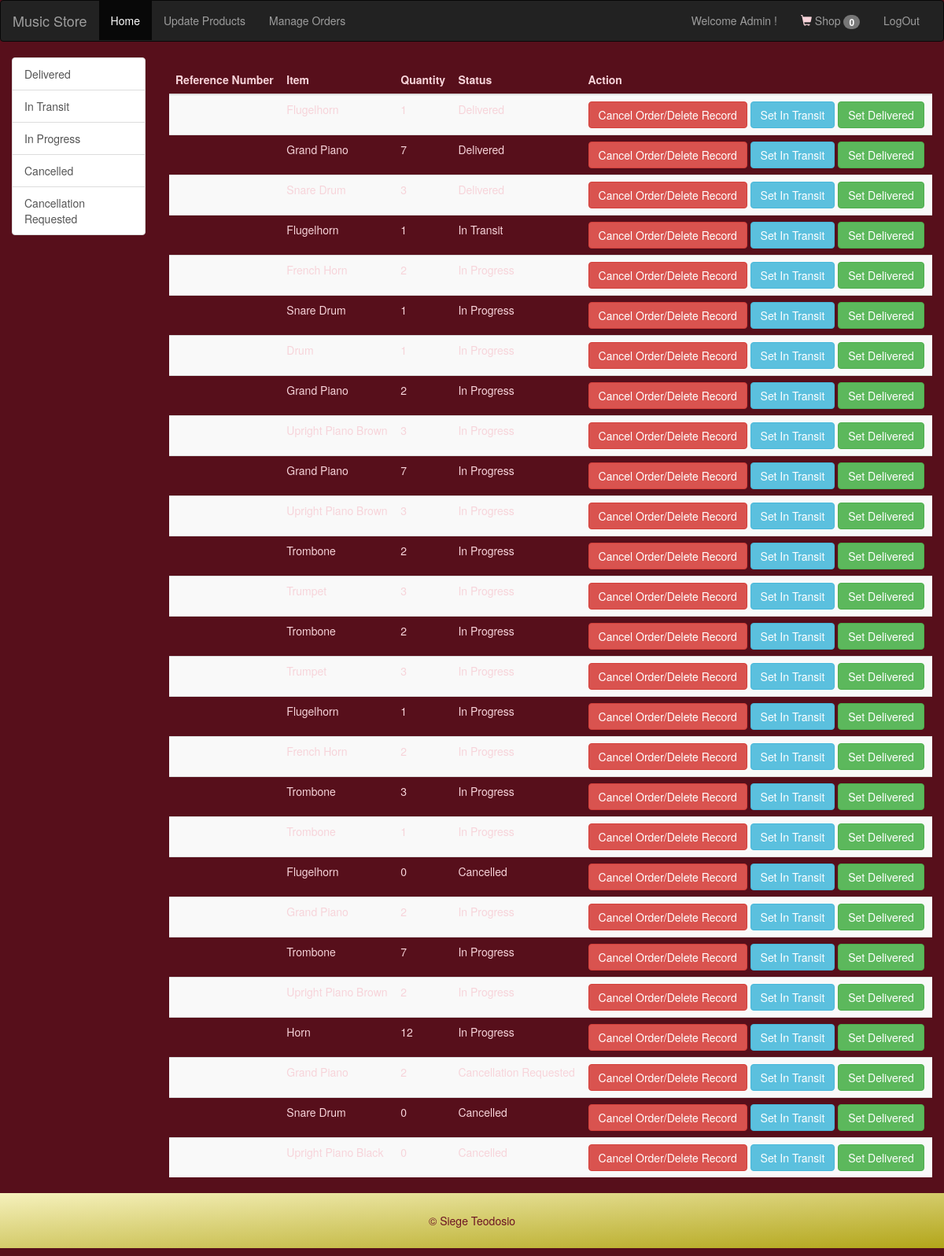
The page /mngOrder.php (signed in) on the database its author committed.
### tables this page shows
CREATE TABLE `order_items` (
  `ordItemId` int(11) NOT NULL,
  `Order_Number` int(11) DEFAULT NULL,
  `Item` int(11) DEFAULT NULL,
  `Quantity` int(11) DEFAULT NULL,
  `Status` varchar(255) DEFAULT NULL
);

CREATE TABLE `items` (
  `id` int(11) NOT NULL,
  `product_name` varchar(255) DEFAULT NULL,
  `price` int(11) DEFAULT NULL,
  `category_id` int(11) NOT NULL,
  `image` varchar(255) DEFAULT NULL,
  `product_desc` varchar(255) DEFAULT NULL
);

### mngOrder.php (the view, shortened to what this page needs)
<?php include "includes/top.php"; ?>
<?php include "includes/nav.php"; ?>
<?php
echo "<div class='container-fluid'><div class='row'><div class='col-xs-12 col-md-2'>";
include "includes/db_config.php";
$sql = "SELECT DISTINCT Status FROM Order_Items";
$result = mysqli_query($conn,$sql);
$data = "";
if (mysqli_num_rows($result) > 0) {
	while ($row = mysqli_fetch_assoc($result)) {
		$status = $row['Status'];
		$data .= "<a href='#' onclick='showStatus(\"$status\")' class='list-group-item'>$status</a>";
	}
}
echo "$data";
echo "</div>";
echo "<div class='col-xs-12 col-md-10' id='status' style='margin-top: 10px'><div class='table-responsive '><table class='table  table-striped table-compact'>
    <thead>
      <tr>
        <th>Reference Number</th>
        <th>Item</th>
        <th>Quantity</th>
        <th>Status</th>
        <th>Action</th>
      </tr>
    </thead>
    <tbody>";
$sql = "SELECT * FROM order_items LEFT JOIN items ON (order_items.Item = items.id) LEFT JOIN orders ON (order_items.Order_Number = orders.Order_Number)";
$result =  mysqli_query($conn,$sql);
if (mysqli_num_rows($result) > 0) {
	while ($row = mysqli_fetch_assoc($result)) {
		echo "<tr><td>$row[Ref_Number]</td><td>$row[product_name]</td><td>$row[Quantity]</td><td>$row[Status]</td>
		<td><a  href='action/cancelOrder.php?OrdItemId=$row[ordItemId]' class='btn btn-danger' onclick='return confirm(\"Do you want to cancel this order?\");'>Cancel Order/Delete Record</a>
		<a  href='action/tranOrder.php?OrdItemId=$row[ordItemId]' class='btn btn-info'>Set In Transit</a>
		<a  href='action/deliverOrder.php?OrdItemId=$row[ordItemId]' class='btn btn-success'>Set Delivered</a>
		</td></tr>";
	}
}
echo "</tbody></table></div></div></div></div>";
 ?>
<?php include "includes/bottom.php"; ?>

### assets/css/style.css (style rules this page uses)
* { box-sizing:border-box; padding: 0; margin: 0; color: hsl(350, 70%, 90%); }
body { background-color: hsl(350, 70%, 20%); color: hsl(350, 70%, 90%); }

### rows shown on the page
order_items: Item.product_name "Flugelhorn", Quantity "1", Status "Delivered"
order_items: Item.product_name "Grand Piano", Quantity "7", Status "Delivered"
order_items: Item.product_name "Snare Drum", Quantity "3", Status "Delivered"
order_items: Item.product_name "Flugelhorn", Quantity "1", Status "In Transit"
order_items: Item.product_name "French Horn", Quantity "2", Status "In Progress"
order_items: Item.product_name "Snare Drum", Quantity "1", Status "In Progress"
order_items: Item.product_name "Drum", Quantity "1", Status "In Progress"
order_items: Item.product_name "Grand Piano", Quantity "2", Status "In Progress"
order_items: Item.product_name "Upright Piano Brown", Quantity "3", Status "In Progress"
order_items: Item.product_name "Grand Piano", Quantity "7", Status "In Progress"
order_items: Item.product_name "Upright Piano Brown", Quantity "3", Status "In Progress"
order_items: Item.product_name "Trombone", Quantity "2", Status "In Progress"
order_items: Item.product_name "Trumpet", Quantity "3", Status "In Progress"
order_items: Item.product_name "Trombone", Quantity "2", Status "In Progress"
order_items: Item.product_name "Trumpet", Quantity "3", Status "In Progress"
order_items: Item.product_name "Flugelhorn", Quantity "1", Status "In Progress"
order_items: Item.product_name "French Horn", Quantity "2", Status "In Progress"
order_items: Item.product_name "Trombone", Quantity "3", Status "In Progress"
order_items: Item.product_name "Trombone", Quantity "1", Status "In Progress"
order_items: Item.product_name "Flugelhorn", Quantity "0", Status "Cancelled"
order_items: Item.product_name "Grand Piano", Quantity "2", Status "In Progress"
order_items: Item.product_name "Trombone", Quantity "7", Status "In Progress"
order_items: Item.product_name "Upright Piano Brown", Quantity "2", Status "In Progress"
order_items: Item.product_name "Horn", Quantity "12", Status "In Progress"
order_items: Item.product_name "Grand Piano", Quantity "2", Status "Cancellation Requested"
order_items: Item.product_name "Snare Drum", Quantity "0", Status "Cancelled"
order_items: Item.product_name "Upright Piano Black", Quantity "0", Status "Cancelled"

### other values the page prints
$name "Admin"
$_SESSION["item_count"] "0"
$status "Delivered"
$status "In Transit"
$status "In Progress"
$status "Cancelled"
$status "Cancellation Requested"
